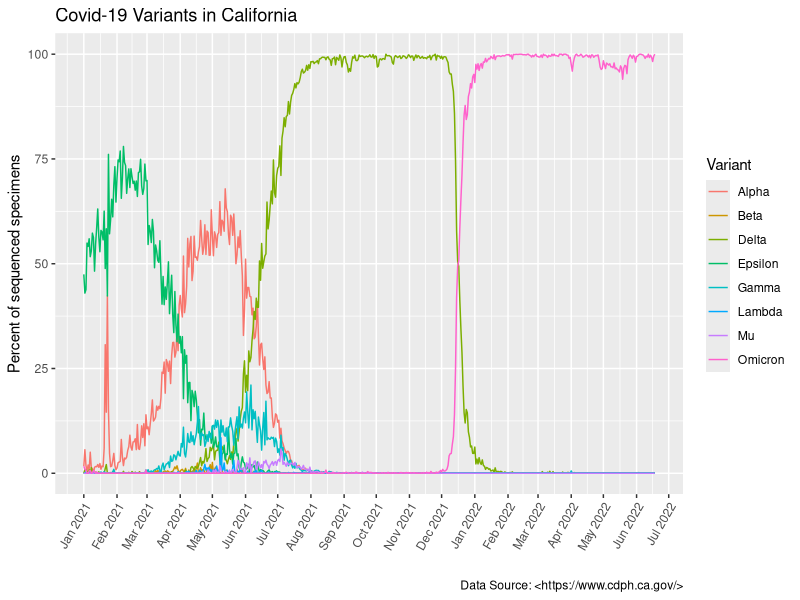

Generate this figure with R:
## ---- chunk 1
# Load necessary packages

library(dplyr)
library(lubridate)
library(ggplot2)
## ---- chunk 2
# Import the data

data <- read.csv("covid19_variants.csv")
## ---- chunk 3
# Filter out 'Other' and 'Total' from variants

clean_data <- filter(data, variant_name != "Other", variant_name != "Total")
## ---- chunk 4
# Change name of column "variant_name" to "Variant" (an aesthetic change for the final figure)

clean_data <- rename(clean_data, Variant = variant_name)
## ---- chunk 5
# Make data lubridate compatible

clean_data$date <- ymd(clean_data$date)
## ---- chunk 6
# Plot the data

ggplot(clean_data, aes(date, percentage, color = Variant))+
  geom_line()+
  scale_x_date(date_breaks = "1 month", date_labels =  "%b %Y")+
  theme(axis.text.x=element_text(angle=60, hjust=1))+
  labs(x = "", y = "Percent of sequenced specimens", title = "Covid-19 Variants in California", caption = "Data Source: <https://www.cdph.ca.gov/>")
